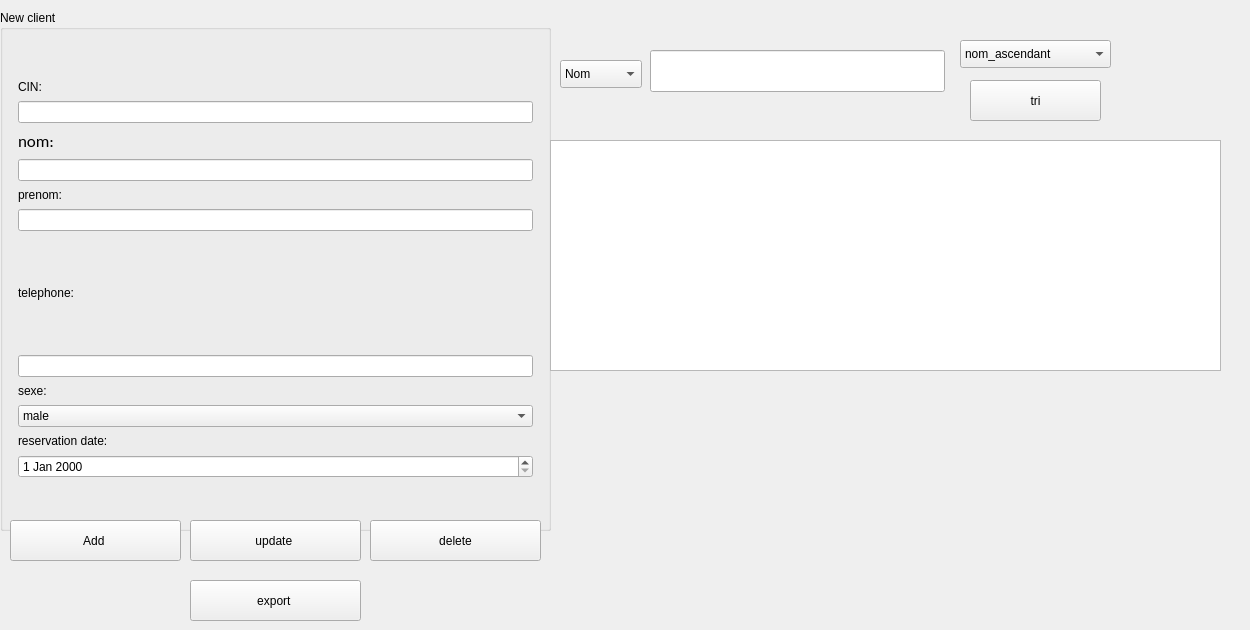
      <widget class="QWidget" name="tab_5">
       <attribute name="icon">
        <iconset>
         <normaloff>:/res/application.ico</normaloff>:/res/application.ico</iconset>
       </attribute>
       <attribute name="title">
        <string>work</string>
       </attribute>
       <widget class="QGroupBox" name="groupBox_3">
        <property name="geometry">
         <rect>
          <x>0</x>
          <y>10</y>
          <width>551</width>
          <height>521</height>
         </rect>
        </property>
        <property name="styleSheet">
         <string notr="true">font: 13pt &quot;Calibri&quot;;</string>
        </property>
        <property name="title">
         <string>New client</string>
        </property>
        <property name="flat">
         <bool>false</bool>
        </property>
        <property name="checkable">
         <bool>false</bool>
        </property>
        <layout class="QVBoxLayout" name="verticalLayout_3" stretch="0,0,0,0,0,0,1,1,0,0,0,0">
         <property name="spacing">
          <number>7</number>
         </property>
         <property name="leftMargin">
          <number>15</number>
         </property>
         <property name="topMargin">
          <number>50</number>
         </property>
         <property name="rightMargin">
          <number>15</number>
         </property>
         <property name="bottomMargin">
          <number>50</number>
         </property>
         <item>
          <widget class="QLabel" name="label_14">
           <property name="text">
            <string>CIN:</string>
           </property>
          </widget>
         </item>
         <item>
          <widget class="QLineEdit" name="client_lineEditCin"/>
         </item>
         <item>
          <widget class="QLabel" name="label_9">
           <property name="font">
            <font>
             <family>Calibri</family>
             <pointsize>13</pointsize>
             <italic>false</italic>
             <bold>false</bold>
            </font>
           </property>
           <property name="text">
            <string>nom:</string>
           </property>
          </widget>
         </item>
         <item>
          <widget class="QLineEdit" name="client_lineEditNom"/>
         </item>
         <item>
          <widget class="QLabel" name="label_10">
           <property name="text">
            <string>prenom:</string>
           </property>
          </widget>
         </item>
         <item>
          <widget class="QLineEdit" name="client_lineEditPrenom"/>
         </item>
         <item>
          <widget class="QLabel" name="label_11">
           <property name="text">
            <string>telephone:</string>
           </property>
          </widget>
         </item>
         <item>
          <widget class="QLineEdit" name="client_lineEditTelephone"/>
         </item>
         <item>
          <widget class="QLabel" name="label_13">
           <property name="text">
            <string>sexe:</string>
           </property>
          </widget>
         </item>
         <item>
          <widget class="QComboBox" name="client_comboBoxSexe">
           <item>
            <property name="text">
             <string>male</string>
            </property>
           </item>
           <item>
            <property name="text">
             <string>female</string>
            </property>
           </item>
           <item>
            <property name="text">
             <string/>
            </property>
           </item>
          </widget>
         </item>
         <item>
          <widget class="QLabel" name="label_15">
           <property name="text">
            <string>reservation date:</string>
           </property>
          </widget>
         </item>
         <item>
          <widget class="QDateEdit" name="client_res_dateEdit"/>
         </item>
        </layout>
       </widget>
       <widget class="QLineEdit" name="lineEditSearchClient">
        <property name="geometry">
         <rect>
          <x>650</x>
          <y>50</y>
          <width>295</width>
          <height>42</height>
         </rect>
        </property>
       </widget>
       <widget class="QTableView" name="client_tableView">
        <property name="geometry">
         <rect>
          <x>550</x>
          <y>140</y>
          <width>671</width>
          <height>231</height>
         </rect>
        </property>
       </widget>
       <widget class="QPushButton" name="client_tri_btn_">
        <property name="geometry">
         <rect>
          <x>970</x>
          <y>80</y>
          <width>131</width>
          <height>41</height>
         </rect>
        </property>
        <property name="text">
         <string>tri</string>
        </property>
        <property name="icon">
         <iconset>
          <normaloff>:/res/refresh.ico</normaloff>:/res/refresh.ico</iconset>
        </property>
        <property name="iconSize">
         <size>
          <width>32</width>
          <height>32</height>
         </size>
        </property>
       </widget>
       <widget class="QLabel" name="label">
        <property name="geometry">
         <rect>
          <x>1070</x>
          <y>470</y>
          <width>171</width>
          <height>141</height>
         </rect>
        </property>
        <property name="styleSheet">
         <string notr="true">image: url(:/ressources/logo/logo.png);
</string>
        </property>
        <property name="text">
         <string/>
        </property>
       </widget>
       <widget class="QComboBox" name="client_TriBox">
        <property name="geometry">
         <rect>
          <x>960</x>
          <y>40</y>
          <width>151</width>
          <height>28</height>
         </rect>
        </property>
        <item>
         <property name="text">
          <string>nom_ascendant</string>
         </property>
        </item>
        <item>
         <property name="text">
          <string>nom_descendant</string>
         </property>
        </item>
        <item>
         <property name="text">
          <string>id_ascendant</string>
         </property>
        </item>
        <item>
         <property name="text">
          <string>id_descendant</string>
         </property>
        </item>
        <item>
         <property name="text">
          <string>sexe_ascendant</string>
         </property>
        </item>
        <item>
         <property name="text">
          <string>sexe_descendant</string>
         </property>
        </item>
       </widget>
       <widget class="QFrame" name="clientChartFrame">
        <property name="geometry">
         <rect>
          <x>609</x>
          <y>399</y>
          <width>481</width>
          <height>201</height>
         </rect>
        </property>
        <layout class="QHBoxLayout" name="horizontalLayout"/>
       </widget>
       <widget class="QPushButton" name="client_exportPdf_btn">
        <property name="geometry">
         <rect>
          <x>190</x>
          <y>580</y>
          <width>171</width>
          <height>41</height>
         </rect>
        </property>
        <property name="text">
         <string>export </string>
        </property>
        <property name="icon">
         <iconset>
          <normaloff>:/res/file.ico</normaloff>:/res/file.ico</iconset>
        </property>
        <property name="iconSize">
         <size>
          <width>32</width>
          <height>32</height>
         </size>
        </property>
       </widget>
       <widget class="QPushButton" name="client_update_btn">
        <property name="geometry">
         <rect>
          <x>190</x>
          <y>520</y>
          <width>171</width>
          <height>41</height>
         </rect>
        </property>
        <property name="text">
         <string>update </string>
        </property>
        <property name="icon">
         <iconset>
          <normaloff>:/res/refresh.ico</normaloff>:/res/refresh.ico</iconset>
        </property>
        <property name="iconSize">
         <size>
          <width>32</width>
          <height>32</height>
         </size>
        </property>
       </widget>
       <widget class="QPushButton" name="client_delete_btn">
        <property name="geometry">
         <rect>
          <x>370</x>
          <y>520</y>
          <width>171</width>
          <height>41</height>
         </rect>
        </property>
        <property name="text">
         <string>delete</string>
        </property>
        <property name="icon">
         <iconset>
          <normaloff>:/res/delete.ico</normaloff>:/res/delete.ico</iconset>
        </property>
        <property name="iconSize">
         <size>
          <width>32</width>
          <height>32</height>
         </size>
        </property>
       </widget>
       <widget class="QPushButton" name="client_add_btn">
        <property name="geometry">
         <rect>
          <x>10</x>
          <y>520</y>
          <width>171</width>
          <height>41</height>
         </rect>
        </property>
        <property name="text">
         <string>Add </string>
        </property>
        <property name="icon">
         <iconset>
          <normaloff>:/res/add.ico</normaloff>:/res/add.ico</iconset>
        </property>
        <property name="iconSize">
         <size>
          <width>32</width>
          <height>32</height>
         </size>
        </property>
       </widget>
       <widget class="QComboBox" name="client_searchBox">
        <property name="geometry">
         <rect>
          <x>560</x>
          <y>60</y>
          <width>82</width>
          <height>28</height>
         </rect>
        </property>
        <item>
         <property name="text">
          <string>Nom</string>
         </property>
        </item>
        <item>
         <property name="text">
          <string>Prénom</string>
         </property>
        </item>
        <item>
         <property name="text">
          <string>ID</string>
         </property>
        </item>
       </widget>
      </widget>
